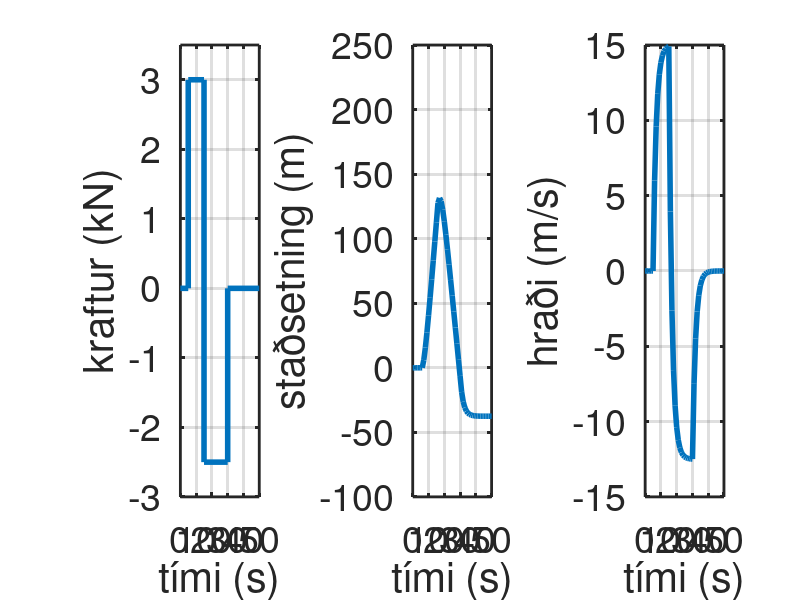

Write the MATLAB code that produced this figure. (Note: this script raises an error after producing the figure.)
m = 500;
C = 1/500;
n = 100;
n = 200;
m = m*C;
n = n*C;
F1 = 3000;
F2 = -2500;
f = [zeros(1,5), F1*ones(1,10),F2*ones(1,15),zeros(1,20)];
%f = 1000*ones(1,10);
f = f*C;
A = [1 1; 0 1-n/m];
B = [0; 1/m];
tmax = length(f);
Ah = A^2;
Bh = [0 1;1 0.6];
xh = [0 0]';
for k = 1:tmax/2
  t = 2*k;
  u = [f(t) f(t-1)]';
  xh(:,end+1) = Ah*xh(:,end) + Bh*u;
end
x = [0 0]';
for t=1:tmax
  x(:,end+1) = A*x(:,end) + B*f(t);
end
p = x(1,:);
v = x(2,:);
T = 0:tmax;
set(gcf,'defaultaxesfontsize',27,'defaultaxeslinewidth',2)
set(gcf,'defaultlinelinewidth',4);
T1 = [0,5, 5,15,15,30,30,50];
f1 = [0,0,F1,F1,F2,F2, 0, 0];

subplot(1,3,1), plot(T1,f1/1000); ylim([-3, 3.5]);
grid on; xlabel('tími (s)'); ylabel('kraftur (kN)')
set(gca,'ytick',-3:3);

subplot(1,3,2), plot(T,p); ylim([-100,250]);
grid on; xlabel('tími (s)'); ylabel('staðsetning (m)')
set(gca,'ytick', -100:50:250);

subplot(1,3,3), plot(T,v); %axis([0,50,-30,30])
grid on; xlabel('tími (s)'); ylabel('hraði (m/s)');
%set(gca,'ytick',-30:10:30);

set(gcf,'color','w')
tightaxis(1,3,20,10)